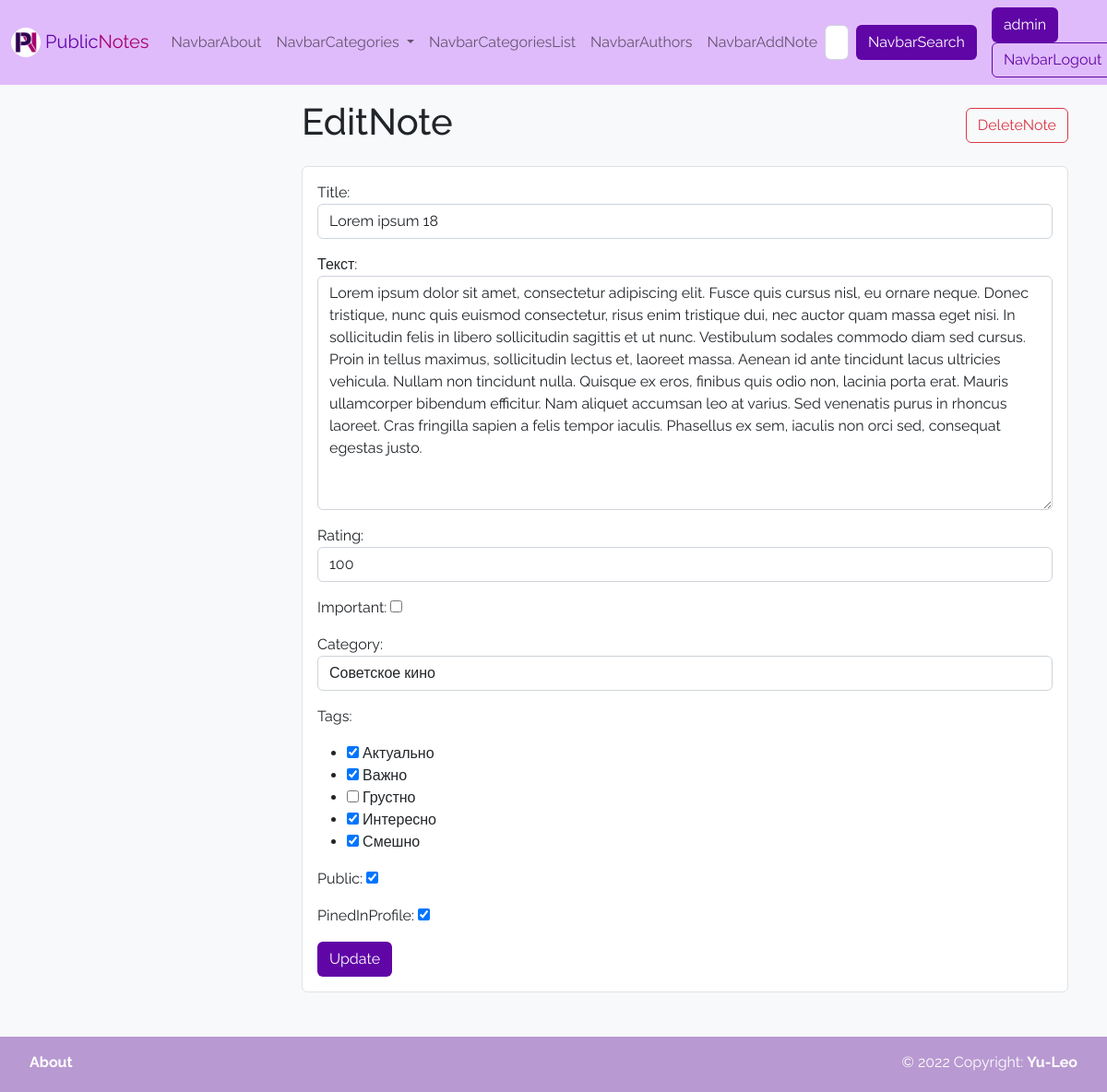
/edit_note/65/ (signed in), run on an earlier commit of the app's database.
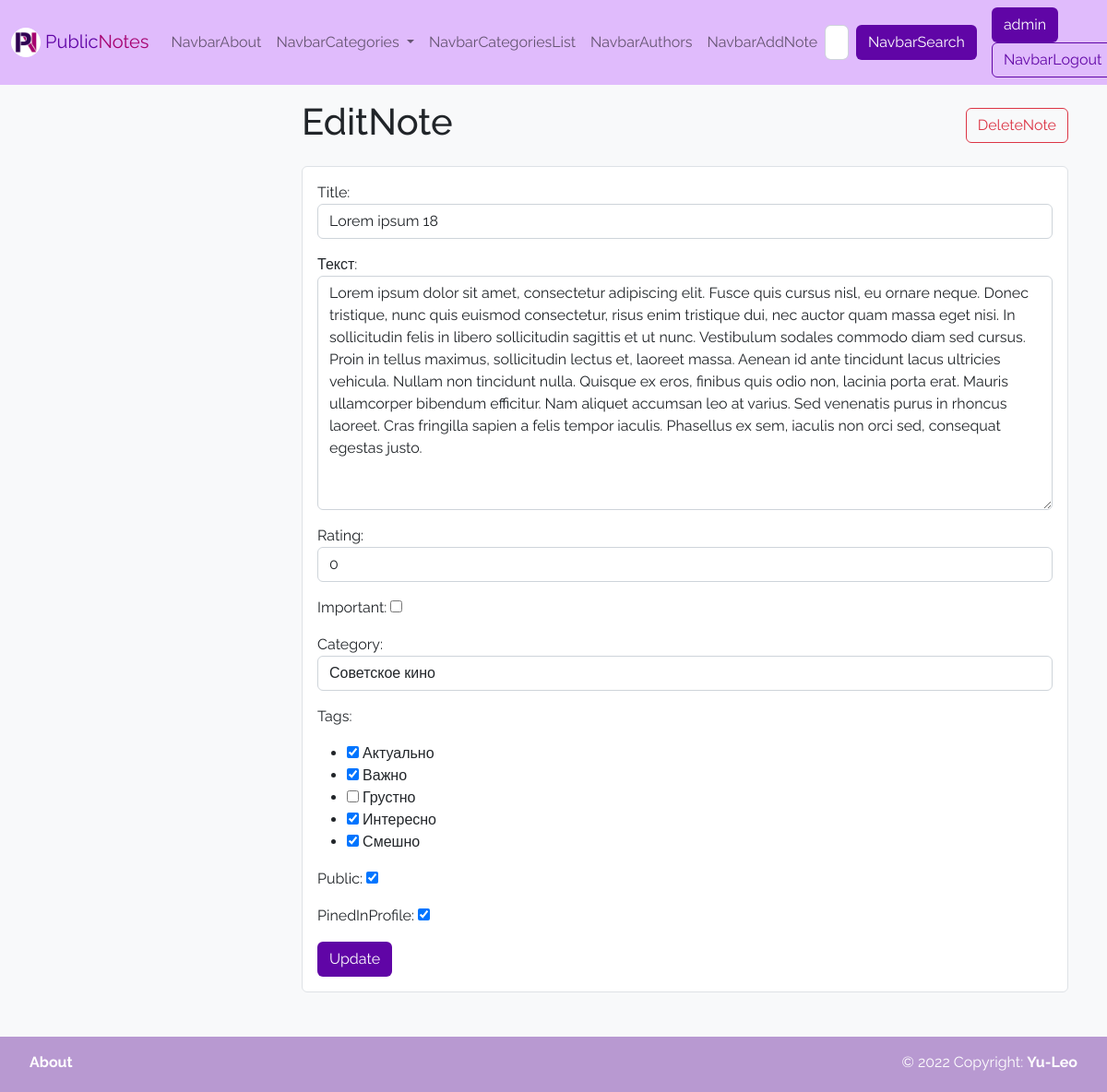
And on a later commit of the database.
### wall/models.py (models this page shows, shortened)
class User(AbstractUser):
    email = models.EmailField(unique=True, verbose_name='E-mail')
    photo = models.ImageField(upload_to='photos/%Y/%m/%d/', verbose_name=_('Avatar'), blank=True)
    rating = models.IntegerField(verbose_name=_('Rating'), default=0)
    bio = models.TextField(verbose_name=_('Bio'), blank=True)
    show_email = models.BooleanField(verbose_name=_('PublicEmail'), default=False)
    def get_absolute_url(self):
        return reverse('author', kwargs={"pk": self.pk})

class Note(models.Model):
    title = models.CharField(max_length=150, verbose_name=_('Title'))
    content = models.TextField(verbose_name=_('Text'), blank=True)
    created_at = models.DateTimeField(auto_now_add=True, verbose_name=_('CreationTime'))
    updated_at = models.DateTimeField(auto_now=True, verbose_name=_('LastUpdateTime'))
    views = models.PositiveIntegerField(default=0, verbose_name=_('NumberOfViews'))
    rating = models.IntegerField(verbose_name=_('Rating'), default=0)
    is_public = models.BooleanField(verbose_name=_('Public'), default=False)
    stared = models.BooleanField(verbose_name=_('Important'), default=False)
    author = models.ForeignKey(
        settings.AUTH_USER_MODEL,
        on_delete=models.CASCADE,
        verbose_name=_('Author'),
        null=True,
        blank=True,
    )
    is_pined = models.BooleanField(verbose_name=_('PinedInProfile'), default=False)
    category = TreeForeignKey('Category', on_delete=models.SET_NULL, verbose_name=_('Category'), null=True, blank=True)
    tags = models.ManyToManyField('Tag', blank=True, verbose_name=_('Tags'), related_name='notes')
    likes = models.ManyToManyField('User', blank=True, verbose_name=_('NoteLikes'), related_name='liked_notes')
    dislikes = models.ManyToManyField('User', blank=True, verbose_name=_('NoteDislikes'), related_name='disliked_notes')
    class Meta:
        verbose_name = _('Note')
        verbose_name_plural = _('Notes')
        ordering = ['-created_at', 'title']

class Category(MPTTModel):
    parent = TreeForeignKey('self', on_delete=models.CASCADE, null=True, blank=True, related_name='children',
                            verbose_name=_('ParentCategory'))
    title = models.CharField(max_length=150, verbose_name=_('Title'), unique=True)
    preview = models.ImageField(upload_to='photos/%Y/%m/%d/', verbose_name=_('Preview'), blank=True)
    def __str__(self):
        return self.title
    class MPTTMeta:
        order_insertion_by = ['title']
    class Meta:
        verbose_name = _('Category')
        verbose_name_plural = _('Categories')
        ordering = ['title']

### wall/views.py (the view)
# urls.py: path('edit_note/<int:pk>/', views.edit_note, name='edit_note'),
@login_required(login_url=reverse_lazy('login'))
def edit_note(request, pk: int):
    if not services.is_authenticated_user_the_author_of_note(authenticated_user=request.user,
                                                             note_pk=pk):
        return redirect('login')
    if request.method == 'POST':
        note_form = forms.NoteForm(request.POST,
                                   instance=services.get_note_by_pk(pk))
        if note_form.is_valid():
            note = note_form.save()
            return redirect(note)
    else:
        note_form = forms.NoteForm(instance=services.get_note_by_pk(pk))
    context = {'note_form': note_form,
               'note_pk': pk}
    return render(request, 'wall/edit_note.html', context)

### wall/forms.py
class NoteForm(forms.ModelForm):
    class Meta:
        model = models.Note
        fields = ['title', 'content', 'rating', 'stared', 'category', 'tags', 'is_public', 'is_pined']
        widgets = {
            'title': forms.TextInput(attrs={'class': 'form-control'}),
            'content': forms.Textarea(attrs={'class': 'form-control'}),
            'rating': forms.NumberInput(attrs={'class': 'form-control'}),
            'stared': forms.CheckboxInput(attrs={'class': ['form-control', 'form-check-input']}),
            'category': forms.Select(attrs={'class': 'form-control'}),
            'tags': forms.CheckboxSelectMultiple(),
            'is_public': forms.CheckboxInput(attrs={'class': ['form-control', 'form-check-input']}),
            'is_pined': forms.CheckboxInput(attrs={'class': ['form-control', 'form-check-input']}),
        }

### wall/models.py (called while the page is built)
    def __str__(self):
        return self.title

### wall/services.py (called while the page is built)
def get_note_by_pk(pk: int) -> models.Note:
    return models.Note.objects.get(pk=pk)

def is_authenticated_user_the_author_of_note(authenticated_user: models.User | AnonymousUser,
                                             note_pk: int) -> bool:
    return authenticated_user == models.Note.objects.get(pk=note_pk).author

### wall/templatetags/wall_tags.py (called while the page is built)
@register.simple_tag
def get_categories():
    return models.Category.objects.all()

### wall/templates/wall/edit_note.html (shortened to what this page needs)
{% extends 'base.html' %}
{% load i18n %}
{% block content_title %}
<div class="hstack gap-3 mb-3">
    <div>
        <h1>{% trans 'EditNote' %}</h1>
    </div>
    <div class="ms-auto">
        <button type="button" class="btn btn-outline-danger" data-bs-toggle="modal"
                data-bs-target="#deleteNoteModal">
            {% trans 'DeleteNote' %}
        </button>
    </div>
</div>
{% endblock %}
{% block content %}
<form action="{% url 'edit_note' note_pk  %}" method="post">
    <div class="border border-purple border-1 rounded p-3 bg-white mb-5">
        {{ note_form.as_p }}
        <button type="submit" class="btn btn-purple btn-block">{% trans 'Update' %}</button>
    </div>
</form>
{% endblock %}

### templates/base.html (shortened to what this page needs)
<!doctype html>
<html lang="ru">
<head>
    <link href="https://cdn.jsdelivr.net/npm/bootstrap@5.2.0-beta1/dist/css/bootstrap.min.css" rel="stylesheet"
>
    <link rel="stylesheet" href="https://maxcdn.bootstrapcdn.com/font-awesome/4.5.0/css/font-awesome.min.css">
    <link rel="stylesheet" href="/static/wall/css/style.css">
    {% load static %}
</head>
<body class="bg-light">
{% include 'inc/_navbar.html'%}
<div class="container">
    <div class="row pt-3">
        <div class="col-md-3">
        </div>
        <div class="col-md-9">
            {% block content_title %} {% endblock %}
            {% block content %} CONTENT {% endblock %}
        </div>
    </div>
</div>
{% include 'inc/_footer.html'%}
</body>
</html>

### templates/inc/_navbar.html (shortened to what this page needs)
{% load mptt_tags %}
{% load wall_tags %}
{% load static %}
{% load i18n %}
<nav class="navbar navbar-expand-lg navbar-light purple-navbar text-white">
    <div class="container-fluid">
        <a class="navbar-brand" href="{% url 'home' %}">
            <img src="{% static 'wall/img/logo.png' %}" alt="" width="32" height="32"
                 class="d-inline-block align-text-center rounded-circle">
            <span class="text-purple">Public</span><span class="text-pink">Notes</span>
        </a>
        <div class="collapse navbar-collapse" id="navbarSupportedContent">
            <ul class="navbar-nav">
                <li class="nav-item">
                    <a class="nav-link" href="{% url 'about' %}">{% trans 'NavbarAbout' %}</a>
                </li>
                <li class="nav-item dropdown">
                    <a class="nav-link dropdown-toggle" href="#" id="navbarDropdownMenuLink" role="button"
                       data-bs-toggle="dropdown" aria-expanded="false">
                        {% trans 'NavbarCategories' %}
                    </a>
                </li>
                <li class="nav-item">
                    <a class="nav-link" href="{% url 'categories_list' %}">{% trans 'NavbarCategoriesList' %}</a>
                </li>
                <li class="nav-item">
                    <a class="nav-link" href="{% url 'authors' %}">{% trans 'NavbarAuthors' %}</a>
                </li>
                {% if request.user.is_authenticated %}
                <li class="nav-item">
                    <a class="nav-link" href="{% url 'add_note' %}">{% trans 'NavbarAddNote' %}</a>
                </li>
                {% endif %}
            </ul>
        </div>
        <div class="me-3">
            <form class="d-flex" action="{% url 'search' %}" method="get">
                <input class="form-control me-2" type="text" placeholder="{% trans 'NavbarSearch' %}" name="search">
                <button class="btn btn-purple" type="submit">{% trans 'NavbarSearch' %}</button>
            </form>
        </div>
        <div class="">
            {% if request.user.is_authenticated %}
            <a class="btn btn-purple" href="{{ request.user.get_absolute_url }}" role="button"
               aria-disabled="true">
                {{ request.user.username }}</a>
            <a class="btn btn-outline-purple" href="{% url 'logout' %}" role="button">{% trans 'NavbarLogout' %}</a>
            {% else %}
            <a class="btn btn-outline-purple" href="{% url 'registration' %}" role="button">
                {% trans 'NavbarRegistration' %}</a>
            <a class="btn btn-purple" href="{% url 'login' %}" role="button">{% trans 'NavbarLogin' %}</a>
            {% endif %}
        </div>
    </div>
</nav>

### templates/inc/_footer.html
<footer class="d-flex justify-content-between text-white p-3">
    <div class="ps-3">
        <a class="text-white text-decoration-none fw-bold" href="{% url 'about' %}">About</a>
    </div>
    <div class="pe-3">
        © 2022 Copyright: <a class="text-white text-decoration-none fw-bold" href="{% url 'about' %}#author">Yu-Leo</a>
    </div>
</footer>

### wall/static/wall/css/style.css (style rules this page uses)
:root { --purple: #6005A6; --dark-purple: #3E026C; --pink: #A60070; --dark-pink: #7B0053; }
html { position: relative; min-height: 100%; }
body { margin-bottom: 60px; font-family: 'Raleway', sans-serif; }
footer { position: absolute; bottom: 0; width: 100%; height: 60px; background-color: #B899D1; }
.text-purple { color: var(--purple); }
.text-pink { color: var(--pink); }
.purple-navbar { background-color: #E0BBFC; }
.btn-purple { background-color: var(--purple); color: #fff; }
.btn-outline-purple { border-color: var(--purple); color: var(--purple); }
.border-purple { border-color: var(--purple); }

What changed in the data, as far as the page shows it:
changed Note "Советское кино": rating "100" → "0"
